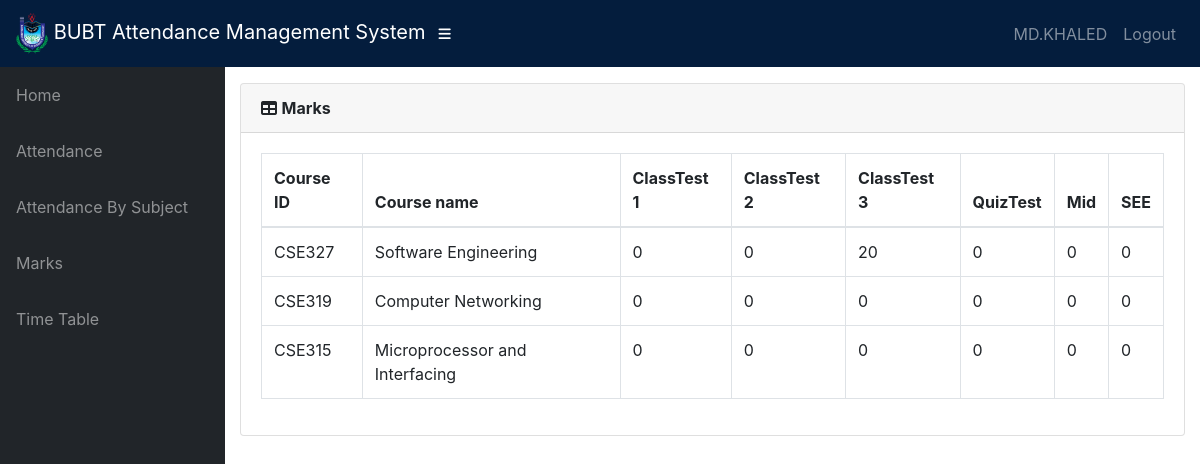
/info/student/CSE37/marks_list/ (signed in), run on the app's committed database.
### info/models.py (models this page shows, shortened)
class User(AbstractUser):
    @property
    def is_student(self):
        if hasattr(self, 'student'):
            return True
        return False

class Student(models.Model):
    user = models.OneToOneField(User, on_delete=models.CASCADE, null=True)
    class_id = models.ForeignKey(Class, on_delete=models.CASCADE, default=1)
    USN = models.CharField(primary_key='True', max_length=100)
    name = models.CharField(max_length=200)
    sex = models.CharField(max_length=50, choices=sex_choice, default='Male')
    DOB = models.DateField(default='1998-01-01')

class StudentCourse(models.Model):
    student = models.ForeignKey(Student, on_delete=models.CASCADE)
    course = models.ForeignKey(Course, on_delete=models.CASCADE)
    class Meta:
        unique_together = (('student', 'course'),)
        verbose_name_plural = 'Marks'

class Course(models.Model):
    dept = models.ForeignKey(Dept, on_delete=models.CASCADE)
    id = models.CharField(primary_key='True', max_length=50)
    name = models.CharField(max_length=50)
    shortname = models.CharField(max_length=50, default='X')

class Marks(models.Model):
    studentcourse = models.ForeignKey(StudentCourse, on_delete=models.CASCADE)
    name = models.CharField(max_length=50, choices=test_name, default='Class test 1')
    marks1 = models.IntegerField(default=0, validators=[MinValueValidator(0), MaxValueValidator(100)])
    class Meta:
        unique_together = (('studentcourse', 'name'),)

### info/views.py (the view)
# urls.py: path('student/<slug:stud_id>/marks_list/', views.marks_list, name='marks_list'),
@login_required()
def marks_list(request, stud_id):
    stud = Student.objects.get(USN=stud_id, )
    ass_list = Assign.objects.filter(class_id_id=stud.class_id)
    sc_list = []
    for ass in ass_list:
        try:
            sc = StudentCourse.objects.get(student=stud, course=ass.course)
        except StudentCourse.DoesNotExist:
            sc = StudentCourse(student=stud, course=ass.course)
            sc.save()
            sc.marks_set.create(type='I', name='Class test 1')
            sc.marks_set.create(type='I', name='Class test 2')
            sc.marks_set.create(type='I', name='Class test 3')
            sc.marks_set.create(type='E', name='Quiz Test')
            sc.marks_set.create(type='E', name='Mid Exam')
            sc.marks_set.create(type='S', name='Semester End Exam')
        sc_list.append(sc)
    return render(request, 'info/marks_list.html', {'sc_list': sc_list})

### info/templates/info/marks_list.html
{% extends 'info/base.html' %}
    {% load static %}
    {% block content %}
                  <div class="card mb-3">
            <div class="card-header">
              <i class="fas fa-table"></i>
            <b>Marks</b></div>
            <div class="card-body">
              <div class="table-responsive">
                <table class="table table-bordered" id="dataTable" width="100%" cellspacing="0">
                  <thead>
                    <tr>
                        <th>Course ID</th>
                        <th>Course name</th>
                        <th>ClassTest 1</th>
                        <th>ClassTest 2</th>
                        <th>ClassTest 3</th>
                        <th>QuizTest</th>
                        <th>Mid</th>
                        <th>SEE</th>
                    </tr>
                  </thead>
                  <tbody>
                    {% for sc in sc_list %}
                    <tr>
                        <td>{{ sc.course_id }}</td>
                        <td>{{sc.course.name}}</td>
                        {% for m in sc.marks_set.all %}
                            <td>{{ m.marks1 }}</td>
                        {% endfor %}
                    </tr>
                    {% empty %}
                            <p>student has no courses</p>
                    {% endfor %}
                  </tbody>
                </table>
              </div>
            </div>
          </div>
    {% endblock %}

### info/templates/info/base.html (shortened to what this page needs)
<!DOCTYPE html>
<html lang="en">
  <head>
      {% load static %}
    <link href="{% static '/info/bootstrap/vendor/bootstrap/css/bootstrap.min.css' %}" rel="stylesheet">
    <link href="{% static '/info/bootstrap/vendor/fontawesome-free/css/all.min.css' %}" rel="stylesheet" type="text/css">
    <link href="{% static '/info/bootstrap/vendor/datatables/dataTables.bootstrap4.css' %}" rel="stylesheet">
    <link href="{% static '/info/bootstrap/css/sb-admin.css' %}" rel="stylesheet">
    <link rel="stylesheet" href="{% static '/info/bootstrap/css/own.css' %}">
  </head>
  <body id="page-top">
    <nav class="navbar navbar-expand navbar-dark my_bg static-top">
      <a class="navbar-brand mr-1" href="{% url 'index' %}"><img class="header_logo" src="{% static 'info/images/bubt.png' %}" alt=""> BUBT Attendance Management System</a>
      <button class="btn btn-link btn-sm text-white order-1 order-sm-0" id="sidebarToggle" href="#">
        <i class="fas fa-bars"></i>
      </button>
        <div class="collapse navbar-collapse" id="navbarResponsive">
          <ul class="navbar-nav ml-auto">
            <li class="nav-item">
                {% if request.user.is_student %}
                    <a class="nav-link text-capitalize">{{ request.user.student.name }}</a>
                {% elif request.user.is_teacher %}
                    <a class="nav-link text-capitalize">{{ request.user.teacher.name }}</a>
                {% endif %}
            </li>
            <li class="nav-item">
                <a class="nav-link" href="#" data-toggle="modal" data-target="#logoutModal">Logout</a>
            </li>
          </ul>
        </div>
    </nav>
    <div id="wrapper">
      <ul class="sidebar navbar-nav">
            <li class="nav-item">
              <a class="nav-link" href="{% url 'index' %}">
                <span>Home</span>
              </a>
            </li>
        {% if request.user.is_student %}
            <li class="nav-item">
              <a class="nav-link" href="{% url 'attendance' request.user.student.USN %}">
                <span>Attendance</span>
              </a>
            </li>
            <li class="nav-item">
              <a class="nav-link" href="{% url 'attendance' request.user.student.USN %}">
                <span>Attendance By Subject</span>
              </a>
            </li>
            <li class="nav-item">
              <a class="nav-link" href="{% url 'marks_list' request.user.student.USN %}">
                <span>Marks</span>
              </a>
            </li>
              <li class="nav-item">
              <a class="nav-link" href="{% url 'timetable' request.user.student.class_id_id %}">
                <span>Time Table</span>
              </a>
            </li>
        {% endif %}
      </ul>
      <div id="content-wrapper">
        <div class="container-fluid">
            {% block content %}
            {% endblock %}
        </div>
      </div>
    </div>
  </body>
</html>

### data on the page
User: user.student.name "MD.KHALED"
StudentCourse: course_id "CSE327", course.name "Software Engineering"
Marks: marks1 "0"
Marks: marks1 "0"
Marks: marks1 "20"
Marks: marks1 "0"
Marks: marks1 "0"
Marks: marks1 "0"
StudentCourse: course_id "CSE319", course.name "Computer Networking"
Marks: marks1 "0"
Marks: marks1 "0"
Marks: marks1 "0"
Marks: marks1 "0"
Marks: marks1 "0"
Marks: marks1 "0"
StudentCourse: course_id "CSE315", course.name "Microprocessor and Interfacing"
Marks: marks1 "0"
Marks: marks1 "0"
Marks: marks1 "0"
Marks: marks1 "0"
Marks: marks1 "0"
Marks: marks1 "0"
